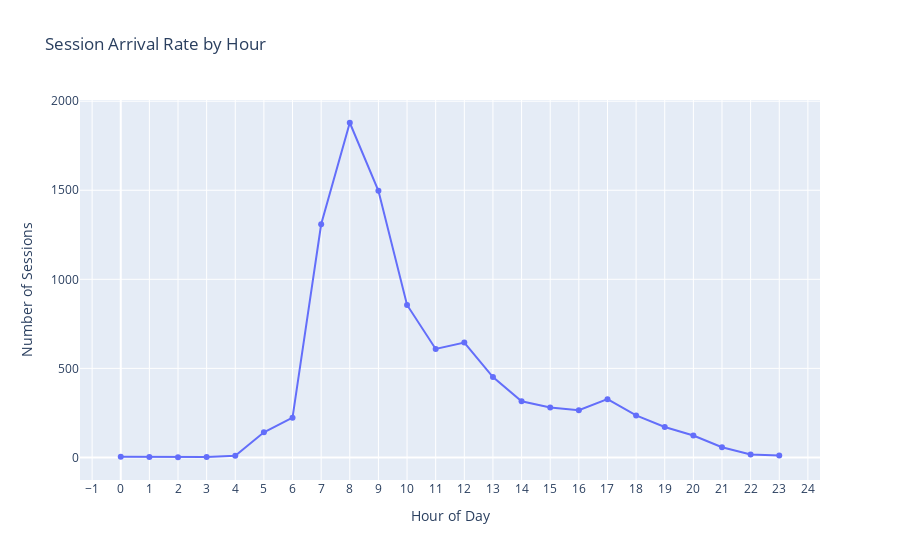
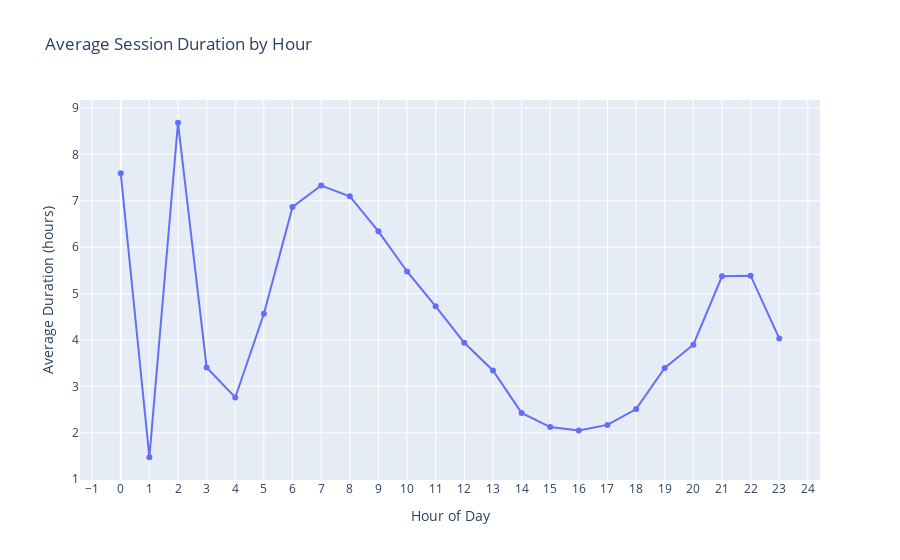
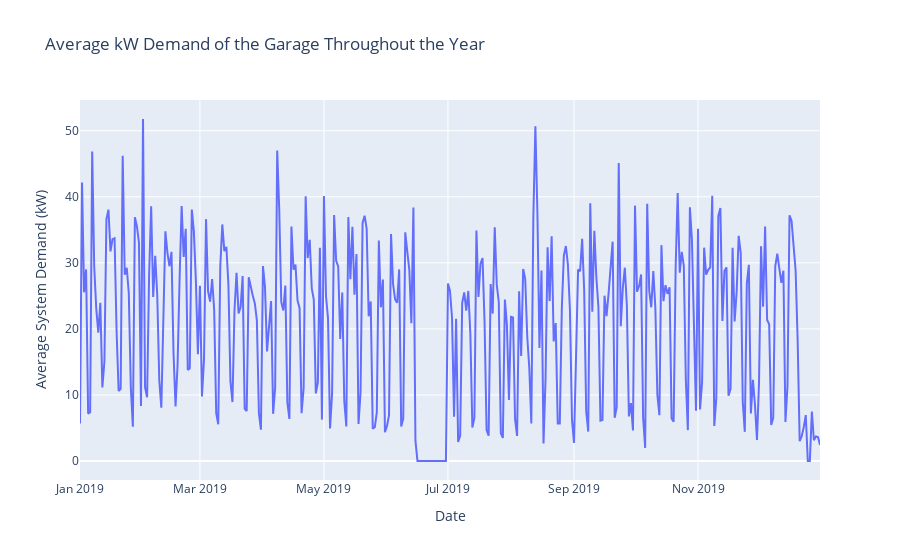

These figures' notebook cell, in order:
### Code cell
# =============================================================================
# DATA CLEANING AND FILTERING
# =============================================================================
df.dropna(subset=['sessionID', 'connectionTime', 'disconnectTime', 'doneChargingTime', 'kWhDelivered'], inplace=True)

# Convert to datetime
for col in ['connectionTime', 'disconnectTime', 'doneChargingTime']:
    df[col] = pd.to_datetime(df[col], errors='coerce')

# Drop rows with failed datetime conversion
df.dropna(subset=['connectionTime', 'disconnectTime'], inplace=True)

# Calculate session duration in hours (using disconnectTime)
df['session_duration'] = (df['disconnectTime'] - df['connectionTime']).dt.total_seconds() / 3600.0

# Filter out non-positive and extreme durations
df = df[(df['session_duration'] > 0) & (df['session_duration'] < 12)]

# =============================================================================
# Normalize hour: shift such that 8:00 becomes 0 (the garage is in Los Angeles; times are in GMT)
# =============================================================================
df['hour'] = (df['connectionTime'].dt.hour - 8) % 24

# =============================================================================
# PLOTTING ARRIVAL RATE AND AVERAGE SESSION DURATION BY HOUR
# =============================================================================
# Compute arrival rate and average session duration
arrival_rate = df.groupby('hour').size()
avg_duration = df.groupby('hour')['session_duration'].mean()

# Convert to DataFrame for Plotly
metrics_df = pd.DataFrame({
    'hour': arrival_rate.index,
    'arrival_rate': arrival_rate.values,
    'avg_duration': avg_duration.values
})

# Plot arrival rate
fig1 = px.line(metrics_df, x='hour', y='arrival_rate', markers=True,
               labels={'hour': 'Hour of Day', 'arrival_rate': 'Number of Sessions'},
               title='Session Arrival Rate by Hour')
fig1.update_layout(xaxis=dict(tickmode='linear', tick0=0, dtick=1))

# Plot average session duration
fig2 = px.line(metrics_df, x='hour', y='avg_duration', markers=True,
               labels={'hour': 'Hour of Day', 'avg_duration': 'Average Duration (hours)'},
               title='Average Session Duration by Hour')
fig2.update_layout(xaxis=dict(tickmode='linear', tick0=0, dtick=1))

fig1.show()
fig2.show()

print("Arrival Rate by Hour:")
print(arrival_rate.sort_index())
print("\nAverage Session Duration by Hour (in hours):")
print(avg_duration.sort_index())

# =============================================================================
# COMPUTE CHARGING DURATION AND POWER OUTPUT
# =============================================================================
# Calculate charging duration in hours (time during which the car charged)
df['charging_duration'] = (df['doneChargingTime'] - df['connectionTime']).dt.total_seconds() / 3600.0

# Filter out non-positive charging durations
df = df[df['charging_duration'] > 0]

# Calculate average power output in kilowatts (kW)
df['power_output'] = df['kWhDelivered'] / df['charging_duration']

# =============================================================================
# COMPUTE SYSTEM DEMAND OVER TIME
# =============================================================================
# For each session, assume constant power output during charging.
# Create event records: at connectionTime, add the session's power_output; at doneChargingTime, subtract it.
df_start = df[['connectionTime', 'power_output']].copy()
df_start.rename(columns={'connectionTime': 'timestamp'}, inplace=True)

df_end = df[['doneChargingTime', 'power_output']].copy()
df_end.rename(columns={'doneChargingTime': 'timestamp'}, inplace=True)
df_end['power_output'] = -df_end['power_output']

# Combine start and end events, then sort by time
events_df = pd.concat([df_start, df_end]).sort_values('timestamp')

# Compute the cumulative sum to derive the instantaneous total power demand
events_df['total_power'] = events_df['power_output'].cumsum()

# Set the timestamp as index for resampling
events_df = events_df.set_index('timestamp')

# -----------------------------------------------------------------------------
# RESAMPLE DAILY, FILL MISSING DAYS WITH ZERO
# -----------------------------------------------------------------------------
# By default, .resample('D') creates a row for every day in the date range.
# We fill NaN with 0 to avoid gaps in the final line plot.
daily_avg = (events_df['total_power']
             .resample('D')
             .mean()
             .fillna(0)         # Fills days with no sessions as 0 kW
             .reset_index())

# =============================================================================
# PLOTTING AVERAGE SYSTEM DEMAND OVER THE YEAR
# =============================================================================
fig_demand = px.line(
    daily_avg,
    x='timestamp',
    y='total_power',
    labels={'timestamp': 'Date', 'total_power': 'Average System Demand (kW)'},
    title='Average kW Demand of the Garage Throughout the Year'
)
fig_demand.show()

print("Daily Average System Demand (kW):")
print(daily_avg)

### Figure 1 — Plotly figure (JSON) as saved in the notebook; plotly's stock layout.template omitted (floating-point values rounded to 4 significant figures)
{"data": [{"hovertemplate": "Hour of Day=%{x}<br>Number of Sessions=%{y}<extra></extra>", "legendgroup": "", "line": {"color": "#636efa", "dash": "solid"}, "marker": {"symbol": "circle"}, "mode": "lines+markers", "name": "", "orientation": "v", "showlegend": false, "x": [0, 1, 2, 3, 4, 5, 6, 7, 8, 9, 10, 11, 12, 13, 14, 15, 16, 17, 18, 19, 20, 21, 22, 23], "xaxis": "x", "y": [4, 3, 1, 2, 9, 141, 223, 1309, 1879, 1497, 856, 609, 645, 451, 315, 280, 265, 327, 236, 171, 123, 57, 16, 11], "yaxis": "y", "type": "scatter"}], "layout": {"xaxis": {"anchor": "y", "domain": [0.0, 1.0], "title": {"text": "Hour of Day"}, "tickmode": "linear", "tick0": 0, "dtick": 1}, "yaxis": {"anchor": "x", "domain": [0.0, 1.0], "title": {"text": "Number of Sessions"}}, "legend": {"tracegroupgap": 0}, "title": {"text": "Session Arrival Rate by Hour"}}}

### Figure 2 — Plotly figure (JSON) as saved in the notebook; plotly's stock layout.template omitted (floating-point values rounded to 4 significant figures)
{"data": [{"hovertemplate": "Hour of Day=%{x}<br>Average Duration (hours)=%{y}<extra></extra>", "legendgroup": "", "line": {"color": "#636efa", "dash": "solid"}, "marker": {"symbol": "circle"}, "mode": "lines+markers", "name": "", "orientation": "v", "showlegend": false, "x": [0, 1, 2, 3, 4, 5, 6, 7, 8, 9, 10, 11, 12, 13, 14, 15, 16, 17, 18, 19, 20, 21, 22, 23], "xaxis": "x", "y": [7.591, 1.474, 8.681, 3.409, 2.762, 4.564, 6.869, 7.328, 7.098, 6.341, 5.476, 4.725, 3.94, 3.343, 2.43, 2.124, 2.049, 2.171, 2.513, 3.396, 3.9, 5.372, 5.386, 4.034], "yaxis": "y", "type": "scatter"}], "layout": {"xaxis": {"anchor": "y", "domain": [0.0, 1.0], "title": {"text": "Hour of Day"}, "tickmode": "linear", "tick0": 0, "dtick": 1}, "yaxis": {"anchor": "x", "domain": [0.0, 1.0], "title": {"text": "Average Duration (hours)"}}, "legend": {"tracegroupgap": 0}, "title": {"text": "Average Session Duration by Hour"}}}

### Figure 3 — Plotly figure (JSON) as saved in the notebook; plotly's stock layout.template omitted (floating-point values rounded to 4 significant figures; data arrays with more than 128 entries replaced by an {"elided": "..."} marker saying what was removed)
{"data": [{"hovertemplate": "Date=%{x}<br>Average System Demand (kW)=%{y}<extra></extra>", "legendgroup": "", "line": {"color": "#636efa", "dash": "solid"}, "marker": {"symbol": "circle"}, "mode": "lines", "name": "", "orientation": "v", "showlegend": false, "x": {"elided": "365 str values"}, "xaxis": "x", "y": {"elided": "365 float values"}, "yaxis": "y", "type": "scatter"}], "layout": {"xaxis": {"anchor": "y", "domain": [0.0, 1.0], "title": {"text": "Date"}}, "yaxis": {"anchor": "x", "domain": [0.0, 1.0], "title": {"text": "Average System Demand (kW)"}}, "legend": {"tracegroupgap": 0}, "title": {"text": "Average kW Demand of the Garage Throughout the Year"}}}
